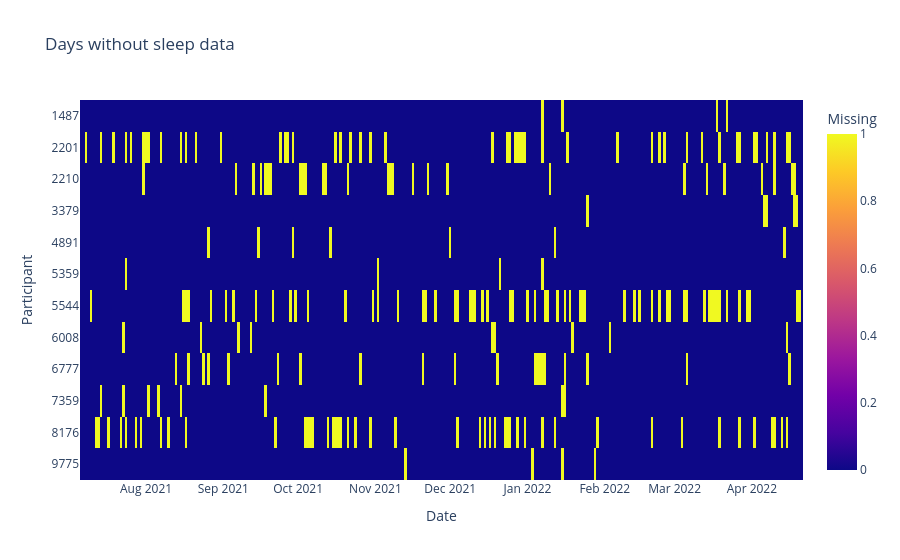

Here is the notebook cell this chart was saved with:
### Code cell
# One row per participant, one column per day
# 1 = no sleep value that day
sleep_missing = df.pivot(index="participant", columns="date", values="sleep_hours").isna()
px.imshow(
    sleep_missing.astype(int),
    aspect="auto",
    labels={"x": "Date", "y": "Participant", "color": "Missing"},
    title="Days without sleep data",
)

### Figure 1 — Plotly figure (JSON) as saved in the notebook; plotly's stock layout.template omitted (floating-point values rounded to 4 significant figures; data arrays with more than 128 entries replaced by an {"elided": "..."} marker saying what was removed)
{"data": [{"coloraxis": "coloraxis", "hovertemplate": "Date: %{x}<br>Participant: %{y}<br>Missing: %{z}<extra></extra>", "name": "0", "type": "heatmap", "x": {"elided": "290 str values"}, "xaxis": "x", "y": ["1487", "2201", "2210", "3379", "4891", "5359", "5544", "6008", "6777", "7359", "8176", "9775"], "yaxis": "y", "z": {"elided": "12x290 int values"}}], "layout": {"coloraxis": {"colorbar": {"title": {"text": "Missing"}}, "colorscale": [[0, "#0d0887"], [0.1111, "#46039f"], [0.2222, "#7201a8"], [0.3333, "#9c179e"], [0.4444, "#bd3786"], [0.5556, "#d8576b"], [0.6667, "#ed7953"], [0.7778, "#fb9f3a"], [0.8889, "#fdca26"], [1, "#f0f921"]]}, "title": {"text": "Days without sleep data"}, "xaxis": {"anchor": "y", "domain": [0, 1], "title": {"text": "Date"}}, "yaxis": {"anchor": "x", "autorange": "reversed", "domain": [0, 1], "title": {"text": "Participant"}}}}
